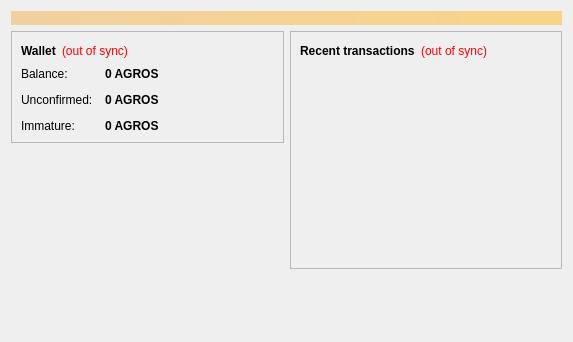
<?xml version="1.0" encoding="UTF-8"?>
<ui version="4.0">
 <class>OverviewPage</class>
 <widget class="QWidget" name="OverviewPage">
  <property name="geometry">
   <rect>
    <x>0</x>
    <y>0</y>
    <width>573</width>
    <height>342</height>
   </rect>
  </property>
  <property name="windowTitle">
   <string>Form</string>
  </property>
  <layout class="QVBoxLayout" name="topLayout">
   <item>
    <widget class="QLabel" name="labelAlerts">
     <property name="visible">
      <bool>false</bool>
     </property>
     <property name="styleSheet">
      <string notr="true">background-color: qlineargradient(x1: 0, y1: 0, x2: 1, y2: 0, stop:0 #F0D0A0, stop:1 #F8D488); color:#000000;</string>
     </property>
     <property name="wordWrap">
      <bool>true</bool>
     </property>
     <property name="margin">
      <number>3</number>
     </property>
    </widget>
   </item>
   <item>
    <layout class="QHBoxLayout" name="horizontalLayout" stretch="1,1">
     <item>
      <layout class="QVBoxLayout" name="verticalLayout_2">
       <item>
        <widget class="QFrame" name="frame">
         <property name="frameShape">
          <enum>QFrame::StyledPanel</enum>
         </property>
         <property name="frameShadow">
          <enum>QFrame::Raised</enum>
         </property>
         <layout class="QVBoxLayout" name="verticalLayout_4">
          <item>
           <layout class="QHBoxLayout" name="horizontalLayout_4">
            <item>
             <widget class="QLabel" name="label_5">
              <property name="font">
               <font>
                <weight>75</weight>
                <bold>true</bold>
               </font>
              </property>
              <property name="text">
               <string>Wallet</string>
              </property>
             </widget>
            </item>
            <item>
             <widget class="QLabel" name="labelWalletStatus">
              <property name="toolTip">
               <string>The displayed information may be out of date. Your wallet automatically synchronizes with the Agroscoin network after a connection is established, but this process has not completed yet.</string>
              </property>
              <property name="styleSheet">
               <string notr="true">QLabel { color: red; }</string>
              </property>
              <property name="text">
               <string notr="true">(out of sync)</string>
              </property>
              <property name="alignment">
               <set>Qt::AlignLeading|Qt::AlignLeft|Qt::AlignVCenter</set>
              </property>
             </widget>
            </item>
            <item>
             <spacer name="horizontalSpacer_2">
              <property name="orientation">
               <enum>Qt::Horizontal</enum>
              </property>
              <property name="sizeHint" stdset="0">
               <size>
                <width>40</width>
                <height>20</height>
               </size>
              </property>
             </spacer>
            </item>
           </layout>
          </item>
          <item>
           <layout class="QFormLayout" name="formLayout_2">
            <property name="fieldGrowthPolicy">
             <enum>QFormLayout::AllNonFixedFieldsGrow</enum>
            </property>
            <property name="horizontalSpacing">
             <number>12</number>
            </property>
            <property name="verticalSpacing">
             <number>12</number>
            </property>
            <item row="0" column="0">
             <widget class="QLabel" name="label">
              <property name="text">
               <string>Balance:</string>
              </property>
             </widget>
            </item>
            <item row="0" column="1">
             <widget class="QLabel" name="labelBalance">
              <property name="font">
               <font>
                <weight>75</weight>
                <bold>true</bold>
               </font>
              </property>
              <property name="cursor">
               <cursorShape>IBeamCursor</cursorShape>
              </property>
              <property name="toolTip">
               <string>Your current balance</string>
              </property>
              <property name="text">
               <string notr="true">0 AGROS</string>
              </property>
              <property name="textInteractionFlags">
               <set>Qt::LinksAccessibleByMouse|Qt::TextSelectableByKeyboard|Qt::TextSelectableByMouse</set>
              </property>
             </widget>
            </item>
            <item row="1" column="0">
             <widget class="QLabel" name="label_3">
              <property name="text">
               <string>Unconfirmed:</string>
              </property>
             </widget>
            </item>
            <item row="1" column="1">
             <widget class="QLabel" name="labelUnconfirmed">
              <property name="font">
               <font>
                <weight>75</weight>
                <bold>true</bold>
               </font>
              </property>
              <property name="cursor">
               <cursorShape>IBeamCursor</cursorShape>
              </property>
              <property name="toolTip">
               <string>Total of transactions that have yet to be confirmed, and do not yet count toward the current balance</string>
              </property>
              <property name="text">
               <string notr="true">0 AGROS</string>
              </property>
              <property name="textInteractionFlags">
               <set>Qt::LinksAccessibleByMouse|Qt::TextSelectableByKeyboard|Qt::TextSelectableByMouse</set>
              </property>
             </widget>
            </item>
            <item row="2" column="0">
             <widget class="QLabel" name="labelImmatureText">
              <property name="text">
               <string>Immature:</string>
              </property>
             </widget>
            </item>
            <item row="2" column="1">
             <widget class="QLabel" name="labelImmature">
              <property name="font">
               <font>
                <weight>75</weight>
                <bold>true</bold>
               </font>
              </property>
              <property name="toolTip">
               <string>Mined balance that has not yet matured</string>
              </property>
              <property name="text">
               <string notr="true">0 AGROS</string>
              </property>
              <property name="textInteractionFlags">
               <set>Qt::LinksAccessibleByMouse|Qt::TextSelectableByKeyboard|Qt::TextSelectableByMouse</set>
              </property>
             </widget>
            </item>
           </layout>
          </item>
         </layout>
        </widget>
       </item>
       <item>
        <spacer name="verticalSpacer">
         <property name="orientation">
          <enum>Qt::Vertical</enum>
         </property>
         <property name="sizeHint" stdset="0">
          <size>
           <width>20</width>
           <height>40</height>
          </size>
         </property>
        </spacer>
       </item>
      </layout>
     </item>
     <item>
      <layout class="QVBoxLayout" name="verticalLayout_3">
       <item>
        <widget class="QFrame" name="frame_2">
         <property name="frameShape">
          <enum>QFrame::StyledPanel</enum>
         </property>
         <property name="frameShadow">
          <enum>QFrame::Raised</enum>
         </property>
         <layout class="QVBoxLayout" name="verticalLayout">
          <item>
           <layout class="QHBoxLayout" name="horizontalLayout_2">
            <item>
             <widget class="QLabel" name="label_4">
              <property name="text">
               <string>&lt;b&gt;Recent transactions&lt;/b&gt;</string>
              </property>
             </widget>
            </item>
            <item>
             <widget class="QLabel" name="labelTransactionsStatus">
              <property name="toolTip">
               <string>The displayed information may be out of date. Your wallet automatically synchronizes with the Agroscoin network after a connection is established, but this process has not completed yet.</string>
              </property>
              <property name="styleSheet">
               <string notr="true">QLabel { color: red; }</string>
              </property>
              <property name="text">
               <string notr="true">(out of sync)</string>
              </property>
              <property name="alignment">
               <set>Qt::AlignRight|Qt::AlignTrailing|Qt::AlignVCenter</set>
              </property>
             </widget>
            </item>
            <item>
             <spacer name="horizontalSpacer">
              <property name="orientation">
               <enum>Qt::Horizontal</enum>
              </property>
              <property name="sizeHint" stdset="0">
               <size>
                <width>40</width>
                <height>20</height>
               </size>
              </property>
             </spacer>
            </item>
           </layout>
          </item>
          <item>
           <widget class="QListView" name="listTransactions">
            <property name="styleSheet">
             <string notr="true">QListView { background: transparent; }</string>
            </property>
            <property name="frameShape">
             <enum>QFrame::NoFrame</enum>
            </property>
            <property name="verticalScrollBarPolicy">
             <enum>Qt::ScrollBarAlwaysOff</enum>
            </property>
            <property name="horizontalScrollBarPolicy">
             <enum>Qt::ScrollBarAlwaysOff</enum>
            </property>
            <property name="selectionMode">
             <enum>QAbstractItemView::NoSelection</enum>
            </property>
           </widget>
          </item>
         </layout>
        </widget>
       </item>
       <item>
        <spacer name="verticalSpacer_2">
         <property name="orientation">
          <enum>Qt::Vertical</enum>
         </property>
         <property name="sizeHint" stdset="0">
          <size>
           <width>20</width>
           <height>40</height>
          </size>
         </property>
        </spacer>
       </item>
      </layout>
     </item>
    </layout>
   </item>
  </layout>
 </widget>
 <resources/>
 <connections/>
</ui>
